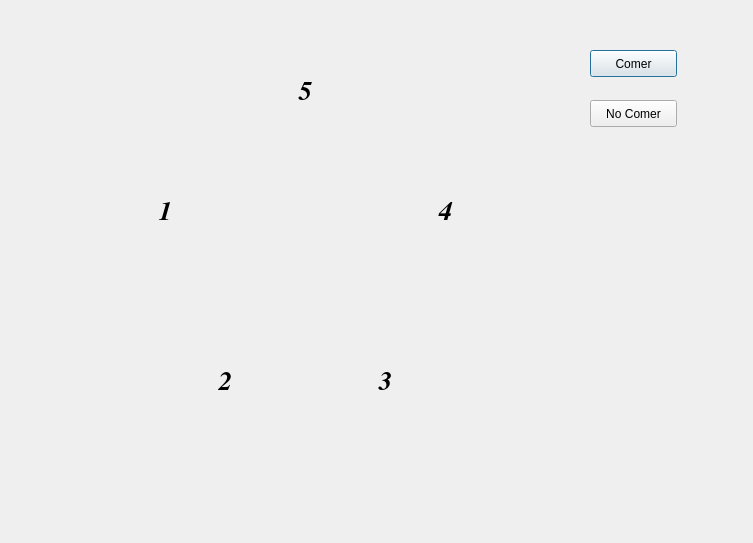
<?xml version="1.0" encoding="UTF-8"?>
<ui version="4.0">
 <class>Dialog</class>
 <widget class="QDialog" name="Dialog">
  <property name="geometry">
   <rect>
    <x>0</x>
    <y>0</y>
    <width>753</width>
    <height>543</height>
   </rect>
  </property>
  <property name="windowTitle">
   <string>Dialog</string>
  </property>
  <widget class="QPushButton" name="pushButtonComer">
   <property name="geometry">
    <rect>
     <x>590</x>
     <y>50</y>
     <width>87</width>
     <height>27</height>
    </rect>
   </property>
   <property name="text">
    <string>Comer</string>
   </property>
  </widget>
  <widget class="QPushButton" name="pushButtonNoComer">
   <property name="geometry">
    <rect>
     <x>590</x>
     <y>100</y>
     <width>87</width>
     <height>27</height>
    </rect>
   </property>
   <property name="text">
    <string>No Comer</string>
   </property>
  </widget>
  <widget class="QLabel" name="labelmesa">
   <property name="geometry">
    <rect>
     <x>50</x>
     <y>20</y>
     <width>531</width>
     <height>501</height>
    </rect>
   </property>
   <property name="text">
    <string/>
   </property>
   <property name="pixmap">
    <pixmap resource="mesa.qrc">:/mesas/3mesa.png</pixmap>
   </property>
  </widget>
  <widget class="QLabel" name="labelFilo0">
   <property name="geometry">
    <rect>
     <x>140</x>
     <y>190</y>
     <width>51</width>
     <height>41</height>
    </rect>
   </property>
   <property name="font">
    <font>
     <family>Nimbus Roman</family>
     <pointsize>20</pointsize>
     <weight>75</weight>
     <italic>true</italic>
     <bold>true</bold>
    </font>
   </property>
   <property name="text">
    <string>1</string>
   </property>
   <property name="alignment">
    <set>Qt::AlignCenter</set>
   </property>
  </widget>
  <widget class="QLabel" name="labelFilo1">
   <property name="geometry">
    <rect>
     <x>200</x>
     <y>360</y>
     <width>51</width>
     <height>41</height>
    </rect>
   </property>
   <property name="font">
    <font>
     <family>Nimbus Roman</family>
     <pointsize>20</pointsize>
     <weight>75</weight>
     <italic>true</italic>
     <bold>true</bold>
    </font>
   </property>
   <property name="text">
    <string>2</string>
   </property>
   <property name="alignment">
    <set>Qt::AlignCenter</set>
   </property>
  </widget>
  <widget class="QLabel" name="labelFilo2">
   <property name="geometry">
    <rect>
     <x>360</x>
     <y>360</y>
     <width>51</width>
     <height>41</height>
    </rect>
   </property>
   <property name="font">
    <font>
     <family>Nimbus Roman</family>
     <pointsize>20</pointsize>
     <weight>75</weight>
     <italic>true</italic>
     <bold>true</bold>
    </font>
   </property>
   <property name="text">
    <string>3</string>
   </property>
   <property name="alignment">
    <set>Qt::AlignCenter</set>
   </property>
  </widget>
  <widget class="QLabel" name="labelFilo3">
   <property name="geometry">
    <rect>
     <x>420</x>
     <y>190</y>
     <width>51</width>
     <height>41</height>
    </rect>
   </property>
   <property name="font">
    <font>
     <family>Nimbus Roman</family>
     <pointsize>20</pointsize>
     <weight>75</weight>
     <italic>true</italic>
     <bold>true</bold>
    </font>
   </property>
   <property name="text">
    <string>4</string>
   </property>
   <property name="alignment">
    <set>Qt::AlignCenter</set>
   </property>
  </widget>
  <widget class="QLabel" name="labelFilo4">
   <property name="geometry">
    <rect>
     <x>280</x>
     <y>70</y>
     <width>51</width>
     <height>41</height>
    </rect>
   </property>
   <property name="font">
    <font>
     <family>Nimbus Roman</family>
     <pointsize>20</pointsize>
     <weight>75</weight>
     <italic>true</italic>
     <bold>true</bold>
    </font>
   </property>
   <property name="text">
    <string>5</string>
   </property>
   <property name="alignment">
    <set>Qt::AlignCenter</set>
   </property>
  </widget>
 </widget>
 <resources>
  <include location="mesa.qrc"/>
 </resources>
 <connections/>
</ui>
